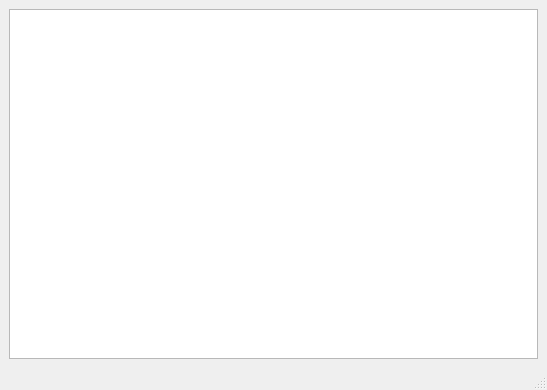
<ui version="4.0" >
 <class>MainWindowsModelView</class>
 <widget class="QMainWindow" name="MainWindowsModelView" >
  <property name="geometry" >
   <rect>
    <x>0</x>
    <y>0</y>
    <width>547</width>
    <height>390</height>
   </rect>
  </property>
  <property name="windowTitle" >
   <string>Models and views</string>
  </property>
  <widget class="QWidget" name="centralwidget" >
   <layout class="QHBoxLayout" >
    <property name="margin" >
     <number>9</number>
    </property>
    <property name="spacing" >
     <number>6</number>
    </property>
    <item>
     <widget class="QTreeView" name="treeViewRevs" >
      <property name="alternatingRowColors" >
       <bool>true</bool>
      </property>
      <property name="rootIsDecorated" >
       <bool>false</bool>
      </property>
      <property name="uniformRowHeights" >
       <bool>true</bool>
      </property>
      <property name="itemsExpandable" >
       <bool>false</bool>
      </property>
      <property name="allColumnsShowFocus" >
       <bool>true</bool>
      </property>
     </widget>
    </item>
   </layout>
  </widget>
  <widget class="QMenuBar" name="menubar" >
   <property name="geometry" >
    <rect>
     <x>0</x>
     <y>0</y>
     <width>547</width>
     <height>32</height>
    </rect>
   </property>
  </widget>
  <widget class="QStatusBar" name="statusbar" />
 </widget>
 <resources/>
 <connections/>
</ui>
